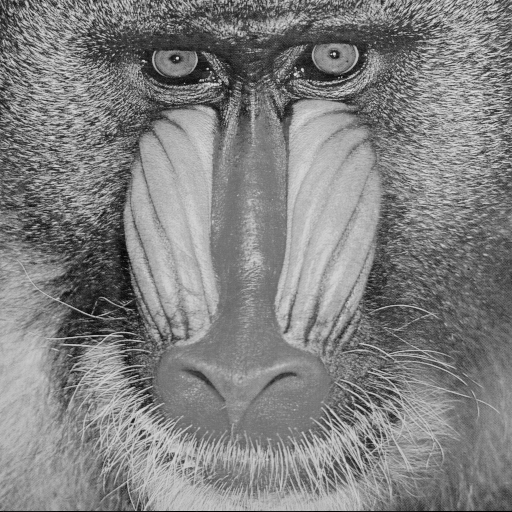
#> input picture Trabalho-0/img/baboon.png, 512 x 512 px, found by its file name; its folder holds only this picture in this run
$ python planos-de-bits.py img/baboon.png
#> lines starting #> are read from the running program, lines starting #| are printed output that depends on the picture
import cv2 as cv
import numpy as np
import sys

imgname = sys.argv[1]
imgpath = "img/" + imgname

try:

    img = cv.imread(imgpath)
#> img is the input picture: shape (512, 512, 3); min 0, max 230, mean 129.1
    cv.imshow("Original",img)

    for bit in range(8):
        newimg = (((img/(2**bit))%2)*255).astype(np.uint8)      # Extração do plano de bits

        respath = "resultados/planos-de-bits/bit-" + str(bit)+ "-" + imgname
        cv.imwrite(respath,newimg)

        print("Resultado salvo em:",respath)

        cv.imshow("Plano de bit " + str(bit),newimg)
#> this loop made 8 passes
#> pass 1, `newimg = (((img/(2**bit))%2)*255).astype(np.uint8)`:
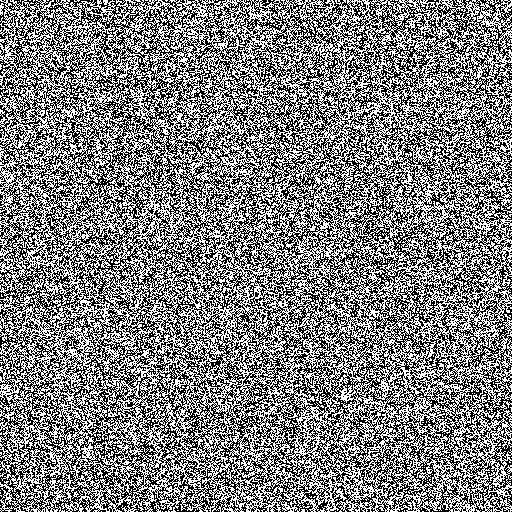
#> newimg: shape (512, 512, 3); 50.1% white; black in thin lines or dots
#> pass 2, `newimg = (((img/(2**bit))%2)*255).astype(np.uint8)`:
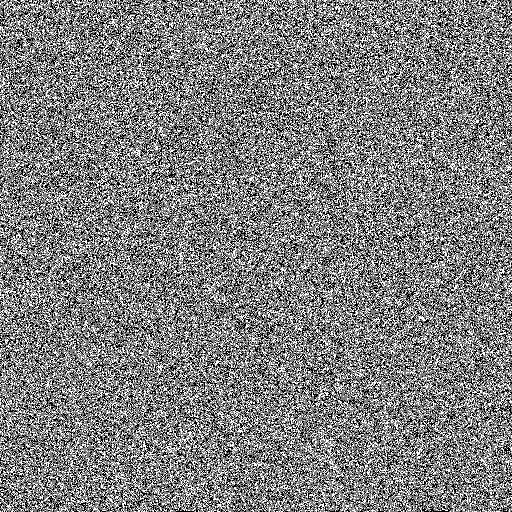
#> newimg: shape (512, 512, 3); min 0, max 255, mean 127
#> pass 3, `newimg = (((img/(2**bit))%2)*255).astype(np.uint8)`:
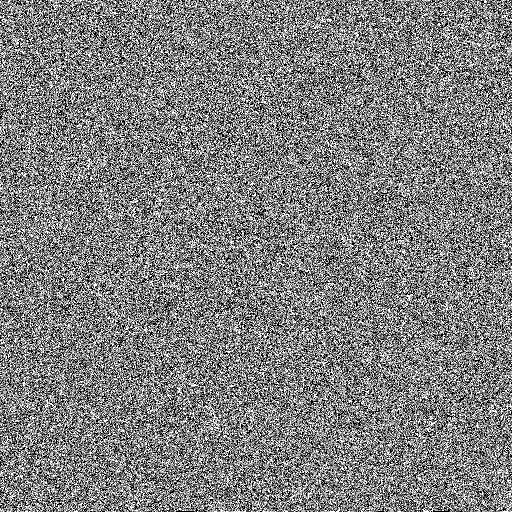
#> newimg: shape (512, 512, 3); min 0, max 255, mean 127
    cv.waitKey(0)
    cv.destroyAllWindows()
except:
    print("Imagem " + imgpath + " não encontrada")

$ run again, on Trabalho-0/img/leao.png
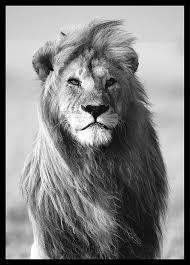
#> input picture Trabalho-0/img/leao.png, 190 x 265 px, found by its file name
#> img is the input picture: shape (265, 190, 3); min 0, max 255, mean 129.9
#> the loop `for bit in range(8):` made 8 passes
#> pass 1, `newimg = (((img/(2**bit))%2)*255).astype(np.uint8)`:
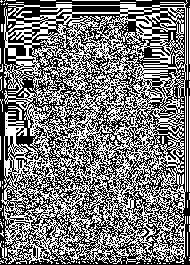
#> newimg: shape (265, 190, 3); 47.6% white in thin lines or dots
#> pass 3, `newimg = (((img/(2**bit))%2)*255).astype(np.uint8)`:
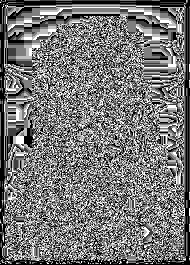
#> newimg: shape (265, 190, 3); min 0, max 255, mean 118.7

$ run again, on Trabalho-0/img/butterfly.png
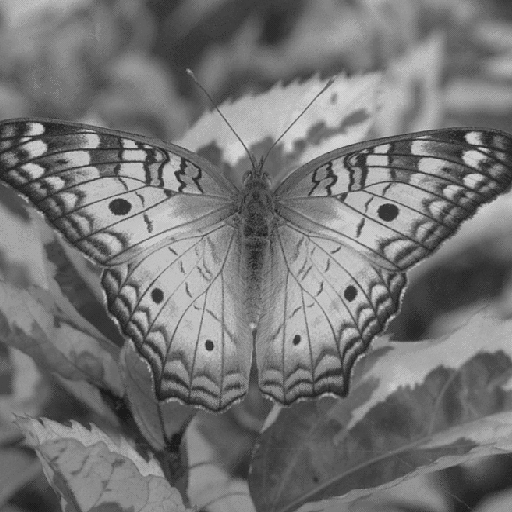
#> input picture Trabalho-0/img/butterfly.png, 512 x 512 px, found by its file name
#> img is the input picture: shape (512, 512, 3); min 27, max 212, mean 116.8
#> the loop `for bit in range(8):` made 8 passes
#> pass 1, `newimg = (((img/(2**bit))%2)*255).astype(np.uint8)`:
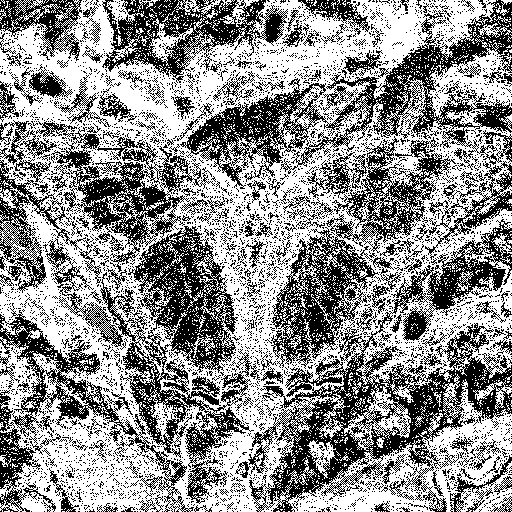
#> newimg: shape (512, 512, 3); 56.5% white; black in thin lines or dots
#> pass 3, `newimg = (((img/(2**bit))%2)*255).astype(np.uint8)`:
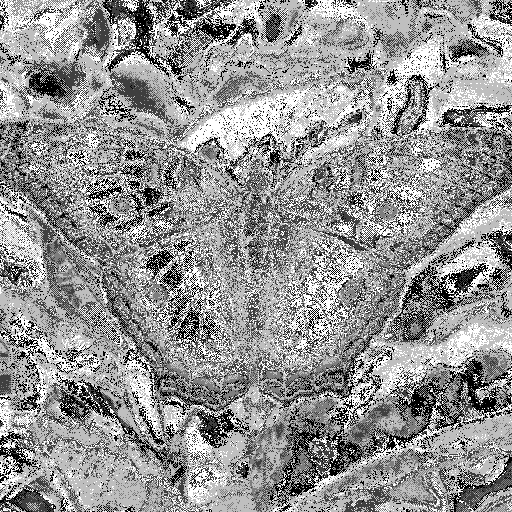
#> newimg: shape (512, 512, 3); min 0, max 255, mean 148.1

$ run again, on Trabalho-0/img/city.png
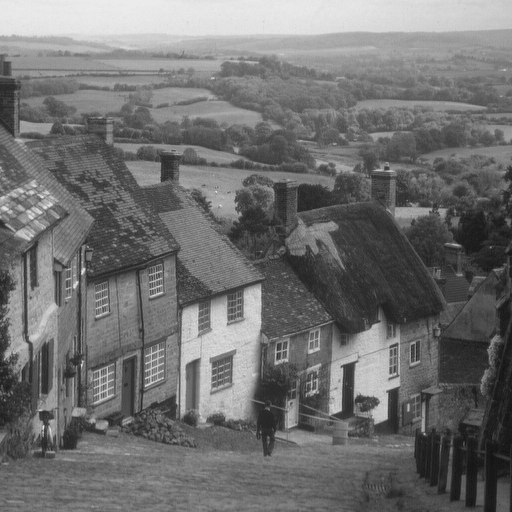
#> input picture Trabalho-0/img/city.png, 512 x 512 px, found by its file name
#> img is the input picture: shape (512, 512, 3); min 16, max 235, mean 112.2
#> the loop `for bit in range(8):` made 8 passes
#> pass 1, `newimg = (((img/(2**bit))%2)*255).astype(np.uint8)`:
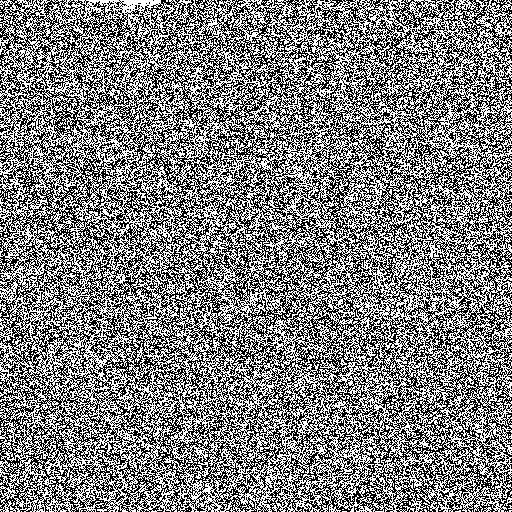
#> newimg: shape (512, 512, 3); 50.1% white; black in thin lines or dots
#> pass 3, `newimg = (((img/(2**bit))%2)*255).astype(np.uint8)`:
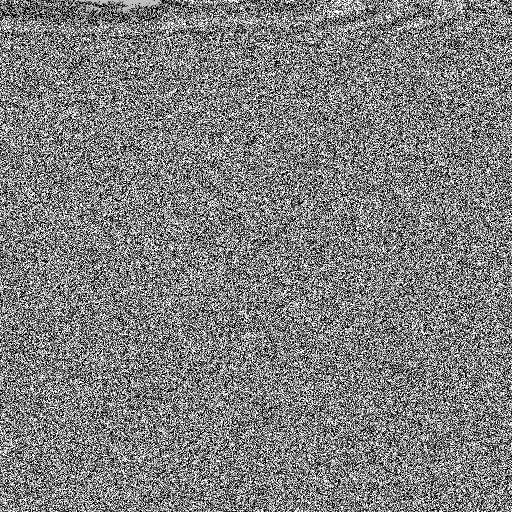
#> newimg: shape (512, 512, 3); min 0, max 255, mean 126.7
